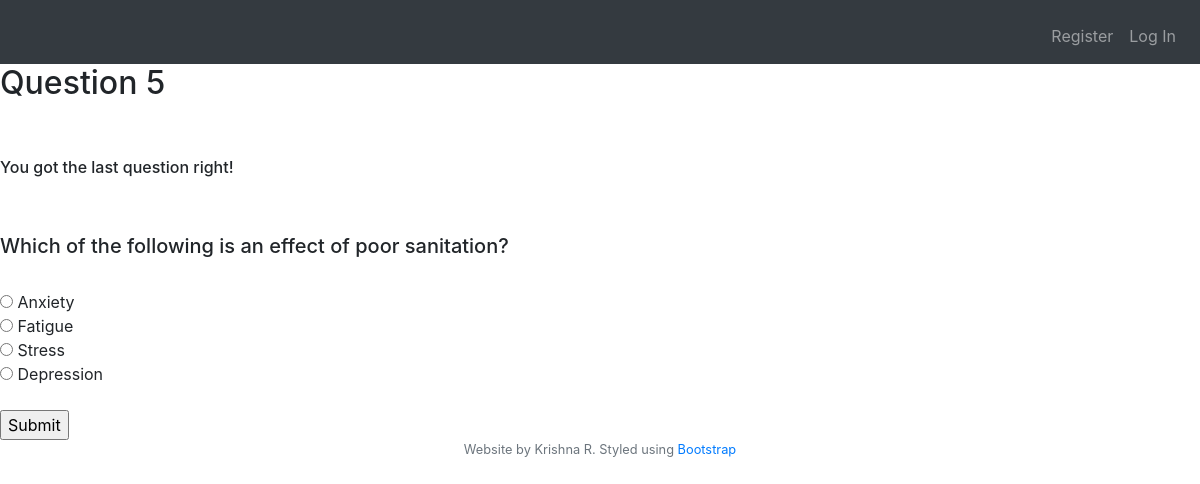
Page /question5 on the committed database.
### tables this page shows
CREATE TABLE "1_q" (
	"q_id"	INTEGER NOT NULL PRIMARY KEY AUTOINCREMENT UNIQUE,
	"question"	TEXT NOT NULL,
	"opt1"	TEXT NOT NULL,
	"opt2"	TEXT NOT NULL,
	"opt3"	TEXT NOT NULL,
	"opt4"	TEXT NOT NULL,
	"ans"	TEXT NOT NULL
);

### application.py (the view, shortened to what this page needs)
@app.route("/question5", methods=["GET", "POST"])
def question5():
    if request.method == "GET":
        q = db.execute("SELECT question FROM '1_q' WHERE q_id='5'")
        q = q[0]['question']
        print(q)
        opt = db.execute("SELECT opt1, opt2, opt3, opt4 FROM '1_q' WHERE q_id='5'")
        opt = opt[0]
        opt_list = []
        for key in opt:
            opt_list.append(opt[key])
        return render_template("question5.html", question = q, opt_list = opt_list)

### application.py (called while the page is built)
@app.after_request
def after_request(response):
    response.headers["Cache-Control"] = "no-cache, no-store, must-revalidate"
    response.headers["Expires"] = 0
    response.headers["Pragma"] = "no-cache"
    return response

### templates/question5.html (shortened to what this page needs)
{% extends "layout.html" %}
{% block main %}
    <h2>Question 5</h2>
    <br><br>
    <h6>You got the last question right!</h6>
    <br><br>
    <h5>{{ question }}</h5>
    <br>
    <form action="/question5" method="post">
        <input type="radio" name="answer" value="opt1">  {{ opt_list[0] }}<br>
        <input type="radio" name="answer" value="opt2">  {{ opt_list[1] }}<br>
        <input type="radio" name="answer" value="opt3">  {{ opt_list[2] }}<br>
        <input type="radio" name="answer" value="opt4">  {{ opt_list[3] }}<br><br>
        <input type="submit">
    </form>
{% endblock %}

### rows in the picture
1_q: question "Which of the following is an effect of poor sanitation?", opt1 "Anxiety", opt2 "Fatigue", opt3 "Stress", opt4 "Depression"
